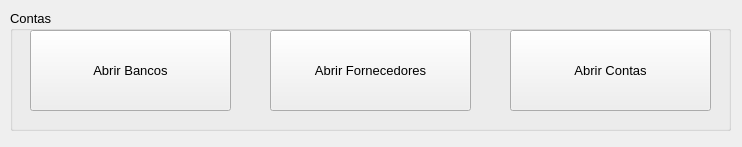
<?xml version="1.0" encoding="UTF-8"?>
<ui version="4.0">
 <class>frmparametros</class>
 <widget class="QWidget" name="frmparametros">
  <property name="geometry">
   <rect>
    <x>0</x>
    <y>0</y>
    <width>742</width>
    <height>147</height>
   </rect>
  </property>
  <property name="windowTitle">
   <string>Seleccionar um parametro</string>
  </property>
  <widget class="QGroupBox" name="groupBox">
   <property name="geometry">
    <rect>
     <x>10</x>
     <y>10</y>
     <width>721</width>
     <height>121</height>
    </rect>
   </property>
   <property name="font">
    <font>
     <pointsize>10</pointsize>
    </font>
   </property>
   <property name="title">
    <string>Contas</string>
   </property>
   <widget class="QPushButton" name="btnconta">
    <property name="geometry">
     <rect>
      <x>500</x>
      <y>20</y>
      <width>201</width>
      <height>81</height>
     </rect>
    </property>
    <property name="font">
     <font>
      <pointsize>10</pointsize>
     </font>
    </property>
    <property name="text">
     <string>Abrir Contas</string>
    </property>
   </widget>
   <widget class="QPushButton" name="btnbanco">
    <property name="geometry">
     <rect>
      <x>20</x>
      <y>20</y>
      <width>201</width>
      <height>81</height>
     </rect>
    </property>
    <property name="font">
     <font>
      <pointsize>10</pointsize>
     </font>
    </property>
    <property name="text">
     <string>Abrir Bancos</string>
    </property>
   </widget>
   <widget class="QPushButton" name="btnfornecedor">
    <property name="geometry">
     <rect>
      <x>260</x>
      <y>20</y>
      <width>201</width>
      <height>81</height>
     </rect>
    </property>
    <property name="font">
     <font>
      <pointsize>10</pointsize>
     </font>
    </property>
    <property name="text">
     <string>Abrir Fornecedores</string>
    </property>
   </widget>
  </widget>
 </widget>
 <tabstops>
  <tabstop>btnbanco</tabstop>
  <tabstop>btnconta</tabstop>
 </tabstops>
 <resources/>
 <connections/>
</ui>
